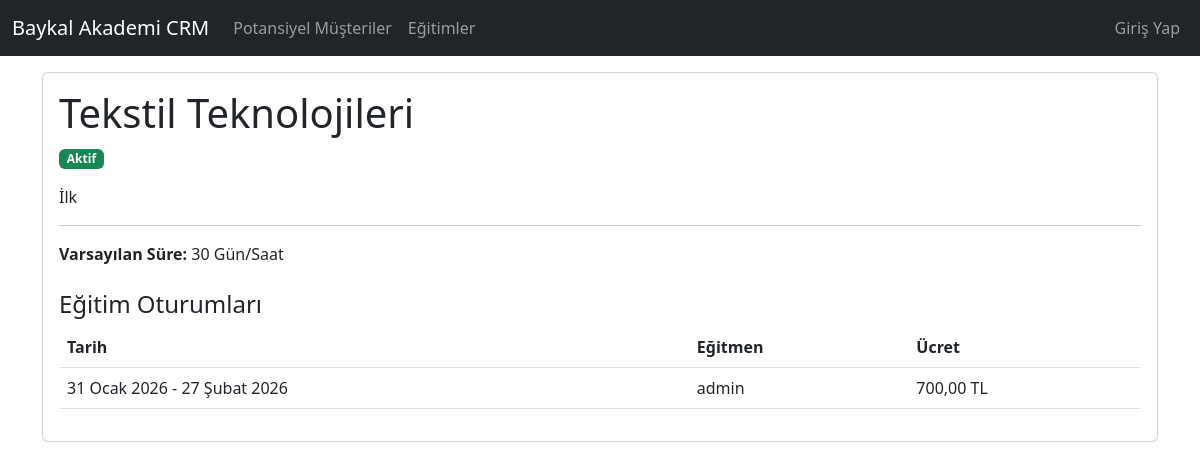
The page /training/1/ on the database its author committed.
### core/models.py (models this page shows, shortened)
class Training(models.Model):
    name = models.CharField(max_length=200)
    description = models.TextField(blank=True, null=True)
    default_duration = models.IntegerField(help_text="Duration in hours or days", blank=True, null=True)
    is_active = models.BooleanField(default=True)

class TrainingSession(models.Model):
    training = models.ForeignKey(Training, on_delete=models.CASCADE)
    start_date = models.DateField()
    end_date = models.DateField(null=True, blank=True)
    instructor = models.ForeignKey(User, on_delete=models.SET_NULL, null=True, blank=True)
    price = models.DecimalField(max_digits=10, decimal_places=2, default=0)

### core/views.py (the view)
# urls.py: path('training/<int:pk>/', views.training_detail, name='training_detail'),
def training_detail(request, pk):
    training = get_object_or_404(Training, pk=pk)
    return render(request, 'core/training/training_detail.html', {'training': training})

### core/templates/core/training/training_detail.html (shortened to what this page needs)
{% extends 'core/base.html' %}
{% block content %}
<div class="card mb-4">
    <div class="card-body">
        <h1 class="card-title">
            {{ training.name }}
        </h1>
        <p class="text-muted">
            {% if training.is_active %}
            <span class="badge bg-success">Aktif</span>
            {% else %}
            <span class="badge bg-secondary">Pasif</span>
            {% endif %}
        </p>
        <p class="card-text">{{ training.description|default:"Açıklama yok." }}</p>
        <hr>
        <p><strong>Varsayılan Süre:</strong> {{ training.default_duration|default:"-" }} Gün/Saat</p>
        <h4 class="mt-4 d-flex justify-content-between">
            Eğitim Oturumları
        </h4>
        <div class="table-responsive">
            <table class="table table-hover">
                <thead>
                    <tr>
                        <th>Tarih</th>
                        <th>Eğitmen</th>
                        <th>Ücret</th>
                    </tr>
                </thead>
                <tbody>
                    {% for session in training.trainingsession_set.all %}
                    <tr>
                        <td>{{ session.start_date }} - {{ session.end_date|default:"?" }}</td>
                        <td>{{ session.instructor.get_full_name|default:session.instructor.username }}</td>
                        <td>{{ session.price }} TL</td>
                    </tr>
                    {% empty %}
                    <tr>
                        <td colspan="{% if user.is_staff %}4{% else %}3{% endif %}">Bu eğitim için planlanmış oturum
                            yok.</td>
                    </tr>
                    {% endfor %}
                </tbody>
            </table>
        </div>
    </div>
</div>
{% endblock %}

### core/templates/core/base.html (style rules this page uses)
body { padding-top: 4.5rem; }

### rows shown on the page
Training: name "Tekstil Teknolojileri", description "İlk", default_duration "30"
TrainingSession: start_date "31 Ocak 2026", end_date "27 Şubat 2026", instructor.get_full_name "admin", price "700,00"
